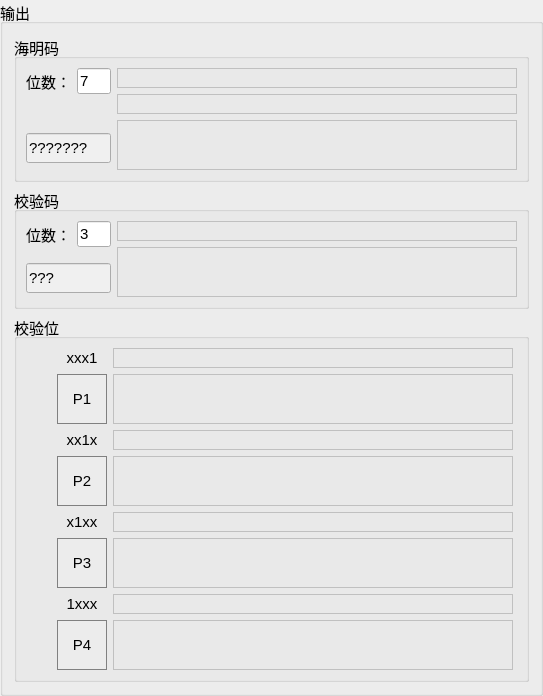
      <widget class="QGroupBox" name="groupBox_7">
       <property name="sizePolicy">
        <sizepolicy hsizetype="Preferred" vsizetype="Minimum">
         <horstretch>0</horstretch>
         <verstretch>0</verstretch>
        </sizepolicy>
       </property>
       <property name="maximumSize">
        <size>
         <width>16777215</width>
         <height>16777215</height>
        </size>
       </property>
       <property name="font">
        <font>
         <pointsize>11</pointsize>
        </font>
       </property>
       <property name="title">
        <string>输出</string>
       </property>
       <layout class="QGridLayout" name="gridLayout_6">
        <item row="2" column="0">
         <widget class="QGroupBox" name="groupBox_3">
          <property name="sizePolicy">
           <sizepolicy hsizetype="Preferred" vsizetype="Preferred">
            <horstretch>0</horstretch>
            <verstretch>0</verstretch>
           </sizepolicy>
          </property>
          <property name="minimumSize">
           <size>
            <width>0</width>
            <height>0</height>
           </size>
          </property>
          <property name="maximumSize">
           <size>
            <width>16777215</width>
            <height>16777215</height>
           </size>
          </property>
          <property name="font">
           <font>
            <pointsize>11</pointsize>
           </font>
          </property>
          <property name="title">
           <string>校验位</string>
          </property>
          <layout class="QHBoxLayout" name="horizontalLayout_4">
           <item>
            <spacer name="horizontalSpacer_5">
             <property name="orientation">
              <enum>Qt::Horizontal</enum>
             </property>
             <property name="sizeType">
              <enum>QSizePolicy::Fixed</enum>
             </property>
             <property name="sizeHint" stdset="0">
              <size>
               <width>28</width>
               <height>17</height>
              </size>
             </property>
            </spacer>
           </item>
           <item>
            <layout class="QVBoxLayout" name="verticalLayout">
             <item>
              <layout class="QGridLayout" name="gridLayout_10">
               <item row="0" column="1">
                <widget class="QWidget" name="wgtP1Lab" native="true">
                 <property name="minimumSize">
                  <size>
                   <width>400</width>
                   <height>20</height>
                  </size>
                 </property>
                 <property name="maximumSize">
                  <size>
                   <width>400</width>
                   <height>20</height>
                  </size>
                 </property>
                 <property name="styleSheet">
                  <string notr="true">border:1px solid #C0C0C0</string>
                 </property>
                </widget>
               </item>
               <item row="1" column="0">
                <widget class="QLabel" name="labP1">
                 <property name="minimumSize">
                  <size>
                   <width>50</width>
                   <height>50</height>
                  </size>
                 </property>
                 <property name="maximumSize">
                  <size>
                   <width>50</width>
                   <height>50</height>
                  </size>
                 </property>
                 <property name="styleSheet">
                  <string notr="true">background:#ECECEC;border:1px solid grey</string>
                 </property>
                 <property name="text">
                  <string>P1</string>
                 </property>
                 <property name="alignment">
                  <set>Qt::AlignCenter</set>
                 </property>
                </widget>
               </item>
               <item row="1" column="1">
                <widget class="QWidget" name="wgtP1Blk" native="true">
                 <property name="minimumSize">
                  <size>
                   <width>400</width>
                   <height>50</height>
                  </size>
                 </property>
                 <property name="maximumSize">
                  <size>
                   <width>400</width>
                   <height>50</height>
                  </size>
                 </property>
                 <property name="styleSheet">
                  <string notr="true">border:1px solid #C0C0C0</string>
                 </property>
                </widget>
               </item>
               <item row="0" column="0">
                <widget class="QLabel" name="labP1Bit">
                 <property name="text">
                  <string>xxx1</string>
                 </property>
                 <property name="alignment">
                  <set>Qt::AlignCenter</set>
                 </property>
                </widget>
               </item>
              </layout>
             </item>
             <item>
              <layout class="QGridLayout" name="gridLayout_3">
               <item row="0" column="1">
                <widget class="QWidget" name="wgtP2Lab" native="true">
                 <property name="minimumSize">
                  <size>
                   <width>400</width>
                   <height>20</height>
                  </size>
                 </property>
                 <property name="maximumSize">
                  <size>
                   <width>400</width>
                   <height>20</height>
                  </size>
                 </property>
                 <property name="styleSheet">
                  <string notr="true">border:1px solid #C0C0C0</string>
                 </property>
                </widget>
               </item>
               <item row="1" column="0">
                <widget class="QLabel" name="labP2">
                 <property name="minimumSize">
                  <size>
                   <width>50</width>
                   <height>50</height>
                  </size>
                 </property>
                 <property name="maximumSize">
                  <size>
                   <width>50</width>
                   <height>50</height>
                  </size>
                 </property>
                 <property name="styleSheet">
                  <string notr="true">background:#ECECEC;border:1px solid grey</string>
                 </property>
                 <property name="text">
                  <string>P2</string>
                 </property>
                 <property name="alignment">
                  <set>Qt::AlignCenter</set>
                 </property>
                </widget>
               </item>
               <item row="1" column="1">
                <widget class="QWidget" name="wgtP2Blk" native="true">
                 <property name="minimumSize">
                  <size>
                   <width>400</width>
                   <height>50</height>
                  </size>
                 </property>
                 <property name="maximumSize">
                  <size>
                   <width>400</width>
                   <height>50</height>
                  </size>
                 </property>
                 <property name="styleSheet">
                  <string notr="true">border:1px solid #C0C0C0</string>
                 </property>
                </widget>
               </item>
               <item row="0" column="0">
                <widget class="QLabel" name="labP2Bit">
                 <property name="text">
                  <string>xx1x</string>
                 </property>
                 <property name="alignment">
                  <set>Qt::AlignCenter</set>
                 </property>
                </widget>
               </item>
              </layout>
             </item>
             <item>
              <layout class="QGridLayout" name="gridLayout_8">
               <item row="0" column="1">
                <widget class="QWidget" name="wgtP3Lab" native="true">
                 <property name="minimumSize">
                  <size>
                   <width>400</width>
                   <height>20</height>
                  </size>
                 </property>
                 <property name="maximumSize">
                  <size>
                   <width>400</width>
                   <height>20</height>
                  </size>
                 </property>
                 <property name="styleSheet">
                  <string notr="true">border:1px solid #C0C0C0</string>
                 </property>
                </widget>
               </item>
               <item row="1" column="0">
                <widget class="QLabel" name="labP3">
                 <property name="minimumSize">
                  <size>
                   <width>50</width>
                   <height>50</height>
                  </size>
                 </property>
                 <property name="maximumSize">
                  <size>
                   <width>50</width>
                   <height>50</height>
                  </size>
                 </property>
                 <property name="styleSheet">
                  <string notr="true">background:#ECECEC;border:1px solid grey</string>
                 </property>
                 <property name="text">
                  <string>P3</string>
                 </property>
                 <property name="alignment">
                  <set>Qt::AlignCenter</set>
                 </property>
                </widget>
               </item>
               <item row="1" column="1">
                <widget class="QWidget" name="wgtP3Blk" native="true">
                 <property name="minimumSize">
                  <size>
                   <width>400</width>
                   <height>50</height>
                  </size>
                 </property>
                 <property name="maximumSize">
                  <size>
                   <width>400</width>
                   <height>50</height>
                  </size>
                 </property>
                 <property name="styleSheet">
                  <string notr="true">border:1px solid #C0C0C0</string>
                 </property>
                </widget>
               </item>
               <item row="0" column="0">
                <widget class="QLabel" name="labP3Bit">
                 <property name="text">
                  <string>x1xx</string>
                 </property>
                 <property name="alignment">
                  <set>Qt::AlignCenter</set>
                 </property>
                </widget>
               </item>
              </layout>
             </item>
             <item>
              <layout class="QGridLayout" name="gridLayout_9">
               <item row="0" column="1">
                <widget class="QWidget" name="wgtP4Lab" native="true">
                 <property name="minimumSize">
                  <size>
                   <width>400</width>
                   <height>20</height>
                  </size>
                 </property>
                 <property name="maximumSize">
                  <size>
                   <width>400</width>
                   <height>20</height>
                  </size>
                 </property>
                 <property name="styleSheet">
                  <string notr="true">border:1px solid #C0C0C0</string>
                 </property>
                </widget>
               </item>
               <item row="1" column="0">
                <widget class="QLabel" name="labP4">
                 <property name="minimumSize">
                  <size>
                   <width>50</width>
                   <height>50</height>
                  </size>
                 </property>
                 <property name="maximumSize">
                  <size>
                   <width>50</width>
                   <height>50</height>
                  </size>
                 </property>
                 <property name="styleSheet">
                  <string notr="true">background:#ECECEC;border:1px solid grey</string>
                 </property>
                 <property name="text">
                  <string>P4</string>
                 </property>
                 <property name="alignment">
                  <set>Qt::AlignCenter</set>
                 </property>
                </widget>
               </item>
               <item row="1" column="1">
                <widget class="QWidget" name="wgtP4Blk" native="true">
                 <property name="minimumSize">
                  <size>
                   <width>400</width>
                   <height>50</height>
                  </size>
                 </property>
                 <property name="maximumSize">
                  <size>
                   <width>400</width>
                   <height>50</height>
                  </size>
                 </property>
                 <property name="styleSheet">
                  <string notr="true">border:1px solid #C0C0C0</string>
                 </property>
                </widget>
               </item>
               <item row="0" column="0">
                <widget class="QLabel" name="labP4Bit">
                 <property name="text">
                  <string>1xxx</string>
                 </property>
                 <property name="alignment">
                  <set>Qt::AlignCenter</set>
                 </property>
                </widget>
               </item>
              </layout>
             </item>
            </layout>
           </item>
          </layout>
         </widget>
        </item>
        <item row="1" column="0">
         <widget class="QGroupBox" name="groupBox_8">
          <property name="sizePolicy">
           <sizepolicy hsizetype="Fixed" vsizetype="Fixed">
            <horstretch>0</horstretch>
            <verstretch>0</verstretch>
           </sizepolicy>
          </property>
          <property name="font">
           <font>
            <pointsize>11</pointsize>
           </font>
          </property>
          <property name="title">
           <string>校验码</string>
          </property>
          <layout class="QGridLayout" name="gridLayout_5">
           <item row="1" column="0">
            <spacer name="verticalSpacer_16">
             <property name="orientation">
              <enum>Qt::Vertical</enum>
             </property>
             <property name="sizeHint" stdset="0">
              <size>
               <width>20</width>
               <height>3</height>
              </size>
             </property>
            </spacer>
           </item>
           <item row="0" column="1" rowspan="5">
            <layout class="QVBoxLayout" name="verticalLayout_10">
             <item>
              <widget class="QWidget" name="wgtPrLab" native="true">
               <property name="minimumSize">
                <size>
                 <width>400</width>
                 <height>20</height>
                </size>
               </property>
               <property name="maximumSize">
                <size>
                 <width>400</width>
                 <height>20</height>
                </size>
               </property>
               <property name="styleSheet">
                <string notr="true">border:1px solid #C0C0C0</string>
               </property>
              </widget>
             </item>
             <item>
              <widget class="QWidget" name="wgtPrBlk" native="true">
               <property name="minimumSize">
                <size>
                 <width>400</width>
                 <height>50</height>
                </size>
               </property>
               <property name="maximumSize">
                <size>
                 <width>400</width>
                 <height>50</height>
                </size>
               </property>
               <property name="styleSheet">
                <string notr="true">border:1px solid #C0C0C0</string>
               </property>
              </widget>
             </item>
            </layout>
           </item>
           <item row="4" column="0">
            <spacer name="verticalSpacer_15">
             <property name="orientation">
              <enum>Qt::Vertical</enum>
             </property>
             <property name="sizeHint" stdset="0">
              <size>
               <width>20</width>
               <height>2</height>
              </size>
             </property>
            </spacer>
           </item>
           <item row="0" column="0">
            <layout class="QHBoxLayout" name="horizontalLayout_3">
             <item>
              <widget class="QLabel" name="label_9">
               <property name="minimumSize">
                <size>
                 <width>45</width>
                 <height>0</height>
                </size>
               </property>
               <property name="maximumSize">
                <size>
                 <width>45</width>
                 <height>16777215</height>
                </size>
               </property>
               <property name="text">
                <string>位数：</string>
               </property>
              </widget>
             </item>
             <item>
              <widget class="QLineEdit" name="lnPrBit">
               <property name="sizePolicy">
                <sizepolicy hsizetype="Fixed" vsizetype="Fixed">
                 <horstretch>0</horstretch>
                 <verstretch>0</verstretch>
                </sizepolicy>
               </property>
               <property name="minimumSize">
                <size>
                 <width>34</width>
                 <height>0</height>
                </size>
               </property>
               <property name="maximumSize">
                <size>
                 <width>34</width>
                 <height>16777215</height>
                </size>
               </property>
               <property name="text">
                <string>3</string>
               </property>
               <property name="readOnly">
                <bool>true</bool>
               </property>
              </widget>
             </item>
            </layout>
           </item>
           <item row="3" column="0">
            <widget class="QLineEdit" name="lnPrCode">
             <property name="minimumSize">
              <size>
               <width>85</width>
               <height>30</height>
              </size>
             </property>
             <property name="maximumSize">
              <size>
               <width>85</width>
               <height>30</height>
              </size>
             </property>
             <property name="styleSheet">
              <string notr="true">background:#F0F0F0</string>
             </property>
             <property name="text">
              <string>???</string>
             </property>
             <property name="readOnly">
              <bool>true</bool>
             </property>
            </widget>
           </item>
          </layout>
         </widget>
        </item>
        <item row="0" column="0">
         <widget class="QGroupBox" name="groupBox_6">
          <property name="sizePolicy">
           <sizepolicy hsizetype="Fixed" vsizetype="Fixed">
            <horstretch>0</horstretch>
            <verstretch>0</verstretch>
           </sizepolicy>
          </property>
          <property name="font">
           <font>
            <pointsize>11</pointsize>
           </font>
          </property>
          <property name="title">
           <string>海明码</string>
          </property>
          <layout class="QGridLayout" name="gridLayout">
           <item row="4" column="0">
            <spacer name="verticalSpacer_17">
             <property name="orientation">
              <enum>Qt::Vertical</enum>
             </property>
             <property name="sizeHint" stdset="0">
              <size>
               <width>20</width>
               <height>1</height>
              </size>
             </property>
            </spacer>
           </item>
           <item row="0" column="1" rowspan="5">
            <layout class="QVBoxLayout" name="verticalLayout_9">
             <item>
              <widget class="QWidget" name="wgtHammLab" native="true">
               <property name="minimumSize">
                <size>
                 <width>400</width>
                 <height>20</height>
                </size>
               </property>
               <property name="maximumSize">
                <size>
                 <width>400</width>
                 <height>20</height>
                </size>
               </property>
               <property name="styleSheet">
                <string notr="true">border:1px solid #C0C0C0</string>
               </property>
              </widget>
             </item>
             <item>
              <widget class="QWidget" name="wgtHammLink" native="true">
               <property name="minimumSize">
                <size>
                 <width>400</width>
                 <height>20</height>
                </size>
               </property>
               <property name="maximumSize">
                <size>
                 <width>400</width>
                 <height>20</height>
                </size>
               </property>
               <property name="styleSheet">
                <string notr="true">border:1px solid #C0C0C0</string>
               </property>
              </widget>
             </item>
             <item>
              <widget class="QWidget" name="wgtHammBlk" native="true">
               <property name="minimumSize">
                <size>
                 <width>400</width>
                 <height>50</height>
                </size>
               </property>
               <property name="maximumSize">
                <size>
                 <width>400</width>
                 <height>50</height>
                </size>
               </property>
               <property name="styleSheet">
                <string notr="true">border:1px solid #C0C0C0</string>
               </property>
              </widget>
             </item>
            </layout>
           </item>
           <item row="3" column="0">
            <widget class="QLineEdit" name="lnHammCode">
             <property name="minimumSize">
              <size>
               <width>85</width>
               <height>30</height>
              </size>
             </property>
             <property name="maximumSize">
              <size>
               <width>85</width>
               <height>30</height>
              </size>
             </property>
             <property name="styleSheet">
              <string notr="true">background:#F0F0F0</string>
             </property>
             <property name="text">
              <string>???????</string>
             </property>
             <property name="readOnly">
              <bool>true</bool>
             </property>
            </widget>
           </item>
           <item row="2" column="0">
            <spacer name="verticalSpacer_18">
             <property name="orientation">
              <enum>Qt::Vertical</enum>
             </property>
             <property name="sizeHint" stdset="0">
              <size>
               <width>20</width>
               <height>3</height>
              </size>
             </property>
            </spacer>
           </item>
           <item row="1" column="0">
            <widget class="QLabel" name="label_2">
             <property name="minimumSize">
              <size>
               <width>0</width>
               <height>20</height>
              </size>
             </property>
             <property name="sizeIncrement">
              <size>
               <width>0</width>
               <height>20</height>
              </size>
             </property>
             <property name="text">
              <string/>
             </property>
            </widget>
           </item>
           <item row="0" column="0">
            <layout class="QHBoxLayout" name="horizontalLayout_2">
             <item>
              <widget class="QLabel" name="label_7">
               <property name="minimumSize">
                <size>
                 <width>45</width>
                 <height>0</height>
                </size>
               </property>
               <property name="maximumSize">
                <size>
                 <width>45</width>
                 <height>16777215</height>
                </size>
               </property>
               <property name="text">
                <string>位数：</string>
               </property>
              </widget>
             </item>
             <item>
              <widget class="QLineEdit" name="lnHammBit">
               <property name="sizePolicy">
                <sizepolicy hsizetype="Fixed" vsizetype="Fixed">
                 <horstretch>0</horstretch>
                 <verstretch>0</verstretch>
                </sizepolicy>
               </property>
               <property name="minimumSize">
                <size>
                 <width>34</width>
                 <height>0</height>
                </size>
               </property>
               <property name="maximumSize">
                <size>
                 <width>34</width>
                 <height>16777215</height>
                </size>
               </property>
               <property name="text">
                <string>7</string>
               </property>
               <property name="readOnly">
                <bool>true</bool>
               </property>
              </widget>
             </item>
            </layout>
           </item>
          </layout>
         </widget>
        </item>
       </layout>
      </widget>
